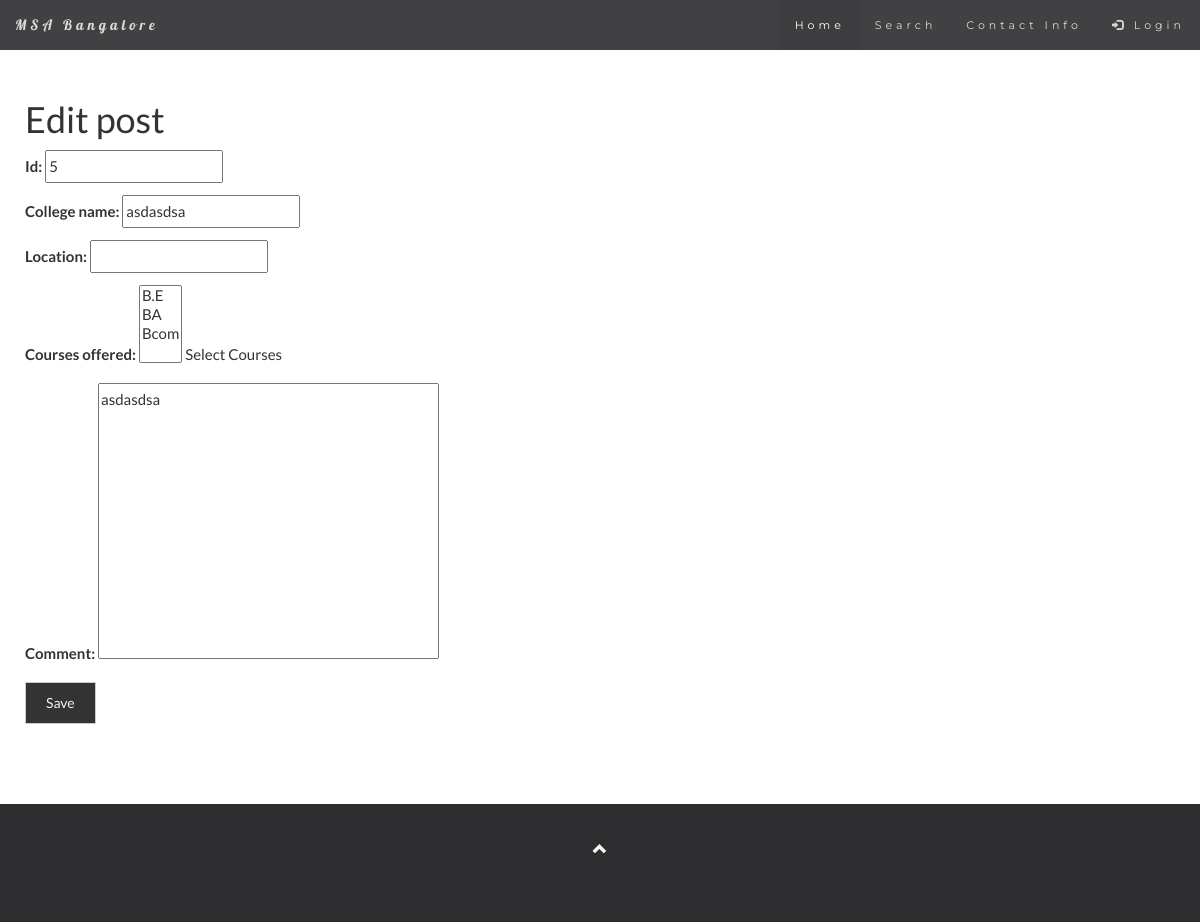
The app's page /post/5/edit/ with its own data.
### Blog/models.py (models this page shows, shortened)
class Course(models.Model):
    name = models.CharField(max_length=200,help_text="Enter the Course Name")
    summary = models.TextField(max_length=200, help_text="Enter brief description",null=True)
    def __str__(self):
        return self.name
    class Meta:
        ordering = ['name']

class College(models.Model):
    id = models.IntegerField(primary_key=True)
    College_name = models.CharField(max_length=200)
    Location = models.CharField(max_length=200)
    Courses_offered = models.ManyToManyField(Course,help_text="Select Courses")
    Comment = models.TextField()
    class Meta:
        ordering =['College_name']

### Blog/views.py (the view)
# urls.py: url(r'^post/(?P<pk>\d+)/edit/$', views.post_edit, name='post_edit'),
def post_edit(request, pk):
    post = get_object_or_404(College, pk=pk)
    if request.method == "POST":
        form = PostForm(request.POST, instance=post)
        if form.is_valid():
            post = form.save(commit=False)
            post.save()
            return redirect('college_detail', pk=post.pk)
    else:
        form = PostForm(instance=post)
    return render(request, 'Blog/post_edit.html', {'form': form})

### Blog/forms.py
class PostForm(forms.ModelForm):
    class Meta:
        model = College
        fields = ('id','College_name','Location', 'Courses_offered','Comment')

### Blog/templates/Blog/post_edit.html
{% extends 'Blog/base.html' %}
{% block content %}
    <h1>Edit post</h1>
    <form method="POST" class="post-form">{% csrf_token %}
        {{ form.as_p }}
        <button type="submit" class="save btn btn-default">Save</button>
    </form>
{% endblock %}

### Blog/static/hetah.css (style rules this page uses)
body { font: 400 15px/1.8 Lato, sans-serif; color: #333; background-color:#ee;e }
.btn { padding: 10px 20px; background-color: #333; color: #f1f1f1; border-radius: 0; transition: .2s; }
textarea { resize: none; }

### records on screen
Course: id "5"
College: College_name "asdasdsa", Comment "asdasdsa"
